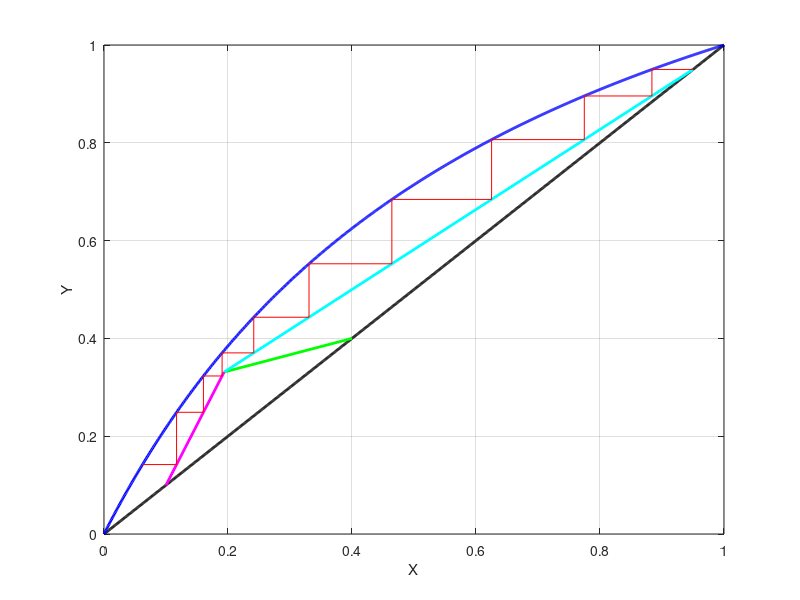

Write the MATLAB code that produced this figure.
%  Rectifying benzene - toluene

%           D,yD
%            ^----
%           _|_  |
%          |   |<- 
%          |___|
%  F,zF--> |___|
%          |   |
%          |   |
%          |   |
%          |___|<-
%            |   |
%            v----
%           B,xB 
%
clear all

yeq = @(x, y, alpha) y + (alpha-1)*x*y - alpha*x;

%%% USER DEFINITION %%%%
% Feed stream
F = 200.; %[kgmol/h]
% Molar fraction of benzene
zF = 0.4;
xD = 0.95;
xB = 0.1;

n = 1000; %number of points
g = 8; %polynomial degree approximation to equilibrium curve

% Liquified fraction of feed stream
q = -0.5;
% Relative volatility \alpha_{ij}
alpha = 2.5;
% Reflux ratio
RD = 4.5;

%%%%%%%%%%%%%%%%%%%%%%%%%

% Distillation and bottom streams
D = F*(zF-xB)/(xD-xB);
B = F*(xD-zF)/(xD-xB);

% Line operation of D -- L/D
LOD = [RD/(1.+RD) xD/(1.+RD)];

% Line operation of F
if(abs(q-1.)>1e-4) 
    LOF = [-q/(1.-q) zF/(1.-q)];
else
    LOF = [-1e4 1e4*zF];
end

xi = (LOD(2)-LOF(2))/(LOF(1)-LOD(1));
yi = polyval(LOD,xi);

% Line operation of B -- L/B
LOB = polyfit([xB xi],[xB yi],1);

x = linspace(0.,1.,n);

for i = 1:n
    Yeq(i) = fzero(@(y) yeq(x(i),y,alpha),0.);
end

qeq = polyfit(x,Yeq,g);
qeq2 = qeq;
qeq2(end-1:end) -= LOF;
% Point where LOF and equilibrium curve are crossing by
xmin = fzero(@(w) polyval(qeq2,w),0.);
ymin = polyval(qeq,xmin);
% Calculate minimum L/D
LODmin = polyfit([xmin xD],[ymin xD],1);
RDmin = 1./LODmin(2) - xD;
fprintf("--------------------------------------------------\n");
fprintf("Minimum reflux ratio L/D: \t%10.4f\n",RDmin);
fprintf("--------------------------------------------------\n");

if(RD < RDmin)
    fprintf("Reflux ratio too low!!!:\t%10.4f\n",RD);
    LOD = LODmin;
    LOB = polyfit([xB xmin],[xB ymin],1);
    yi = ymin;
    xi = xmin;
    fprintf("Using minimum Reflux ratio: \t%10.4f \n",RDmin); 
    fprintf("--------------------------------------------------\n");
end

% Graphical solution
plot(x,x,'-k','linewidth',2,x,Yeq,'-b','linewidth',2);
xlabel('X');ylabel('Y');grid;
hold on;
plot([zF xi],[zF yi],'-g','linewidth',2);
plot([xi xD],[yi xD],'-c','linewidth',2);
plot([xB xi],[xB yi],'-m','linewidth',2);

X = xD; Y = xD;
i = 2; plates = 0;

while(X >= xB)
    Y(i) = Y(i-1);
    X(i) = fzero(@(w) Y(i) - polyval(qeq,w),xB);
    if(X(end)<=xi && X(end)>xB)
        Y(i+1) = polyval(LOB,X(i));
    end
    if(X(end)>xi && X(end)>xB)
        Y(i+1) = polyval(LOD,X(i));
    end
    if(X(end)>xB) X(i+1) = X(i); end
    i += 2;
    plates += 1;
    if(plates>1e3) 
        plates = Inf;
        break;
    end
end

plot(X,Y,'-r')
hold off;

fprintf("Number of ideal plates: \t%6i\n",plates);
fprintf("--------------------------------------------------\n");
fprintf("Feed stream - F: \t\t%10.4f kgmol\n",F);
fprintf("Distillation stream - D: \t%10.4f kgmol\n",D);
fprintf("Bottom stream - B: \t\t%10.4f kgmol\n",B);
fprintf("--------------------------------------------------\n");
